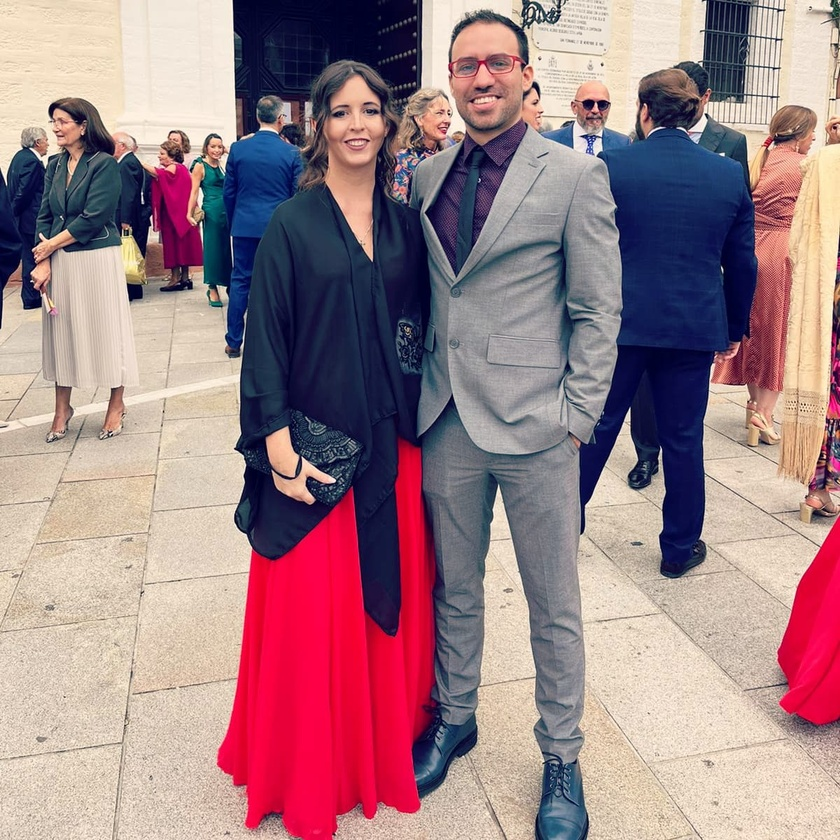
#> input picture images/mar_y_yo.jpg, 840 x 840 px, shrunk from 1200 x 1200 before the run
$ python image_to_cartoon.py
#> lines starting #> are read from the running program, lines starting #| are printed output that depends on the picture
import cv2
import numpy as np

image = cv2.imread("images/mar_y_yo.jpg")
#> image is the input picture: shape (840, 840, 3); mean B, G, R 134.1, 128.2, 158.5

gray = cv2.cvtColor(image, cv2.COLOR_BGR2GRAY)
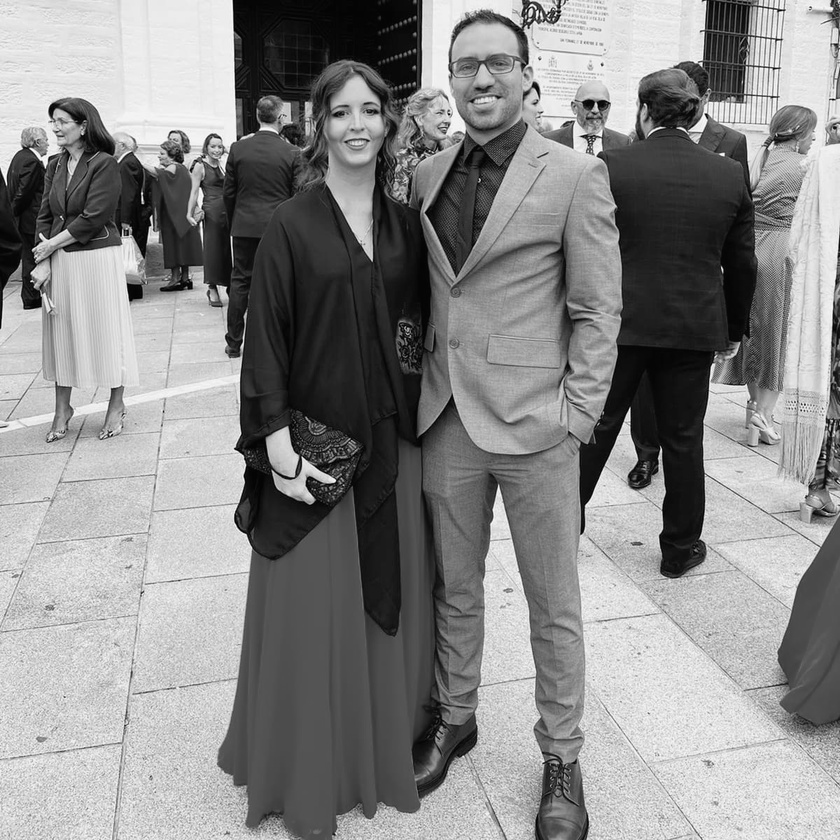
#> gray: shape (840, 840); min 1, max 255, mean 137.9
gray = cv2.medianBlur(gray, 1)
edges = cv2.adaptiveThreshold(
    gray, 255, cv2.ADAPTIVE_THRESH_MEAN_C, cv2.THRESH_BINARY, 9, 9
)
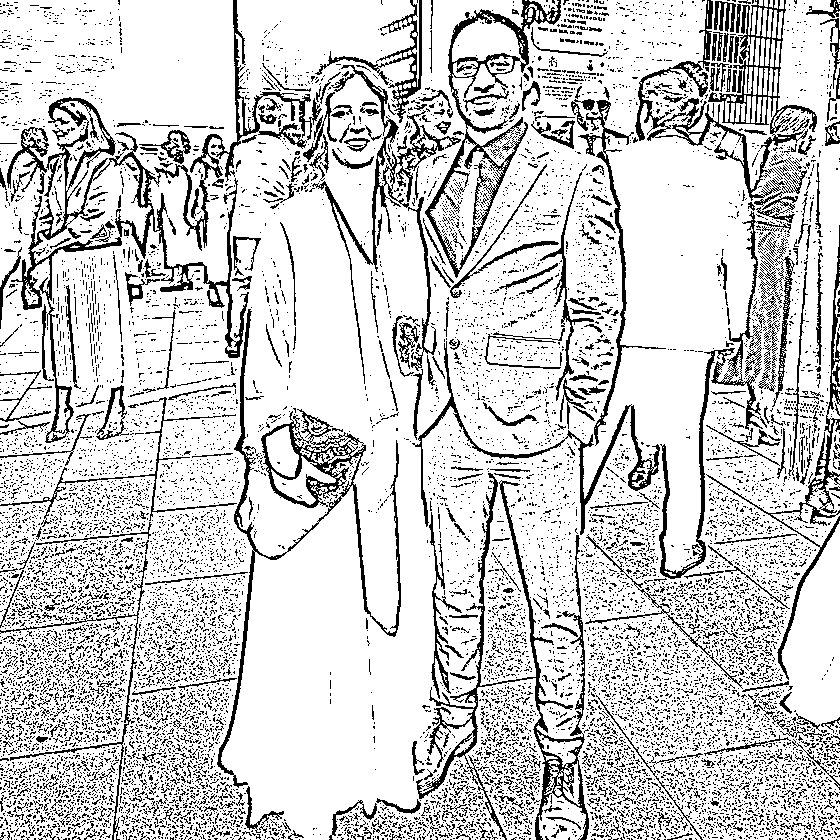
#> edges: shape (840, 840); 81.2% white; black in thin lines or dots

color = cv2.bilateralFilter(image, 20, 250, 250)
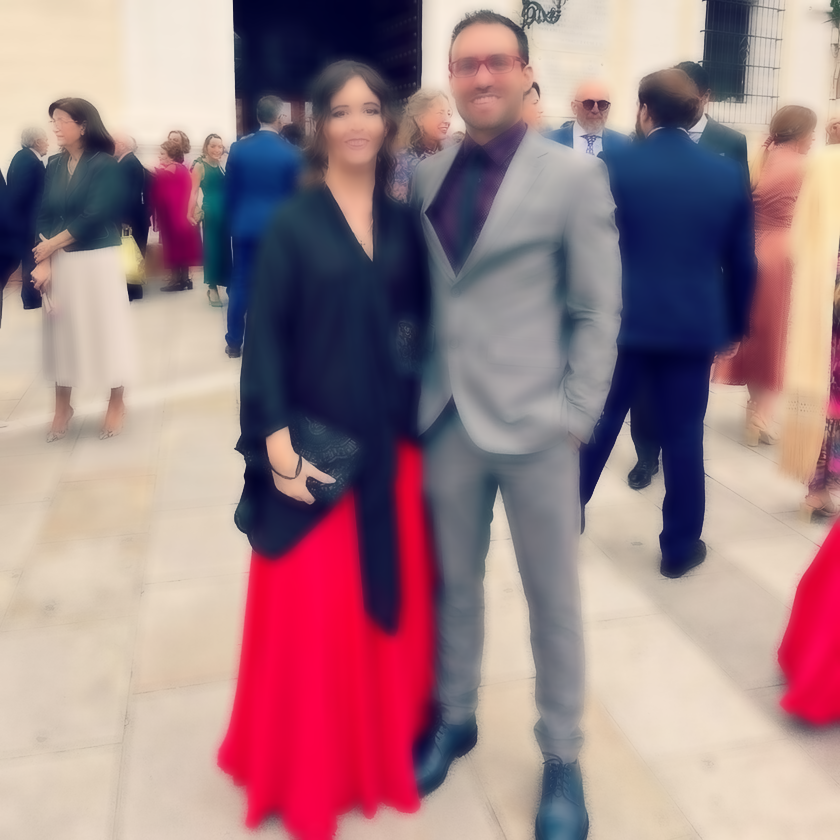
#> color: shape (840, 840, 3); mean B, G, R 134.3, 128.3, 158.7
cartoon = cv2.bitwise_and(color, color, mask=edges)
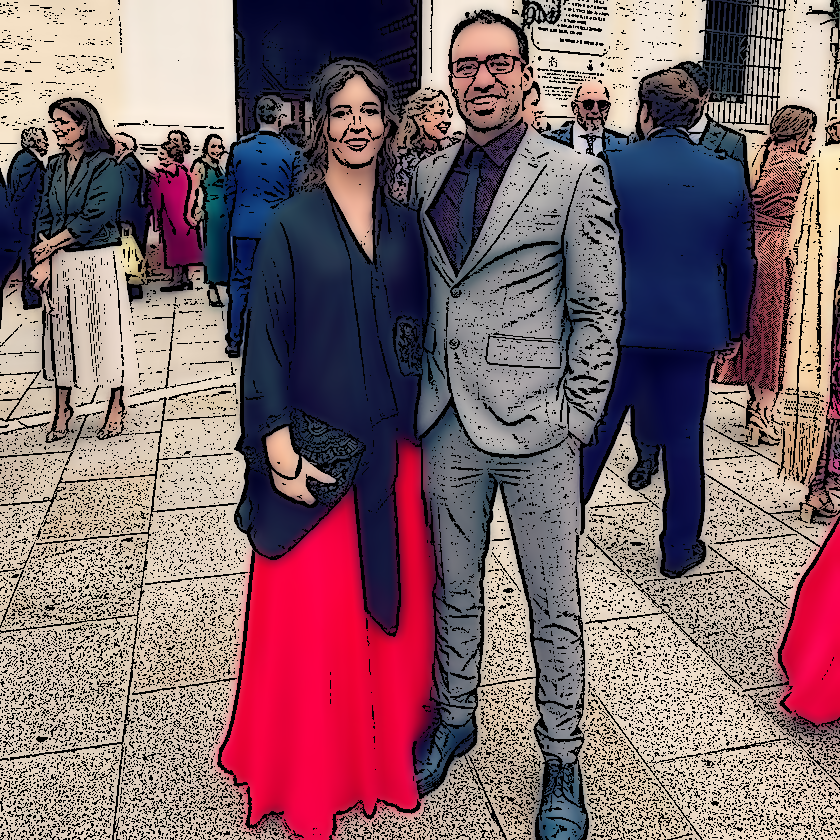
#> cartoon: shape (840, 840, 3); mean B, G, R 109.7, 104.1, 131.2

# cv2.imshow("Image", image)
# cv2.imshow("Edges", edges)
cv2.imshow("Cartoon", cartoon)
cv2.waitKey(0)
cv2.destroyAllWindows()
